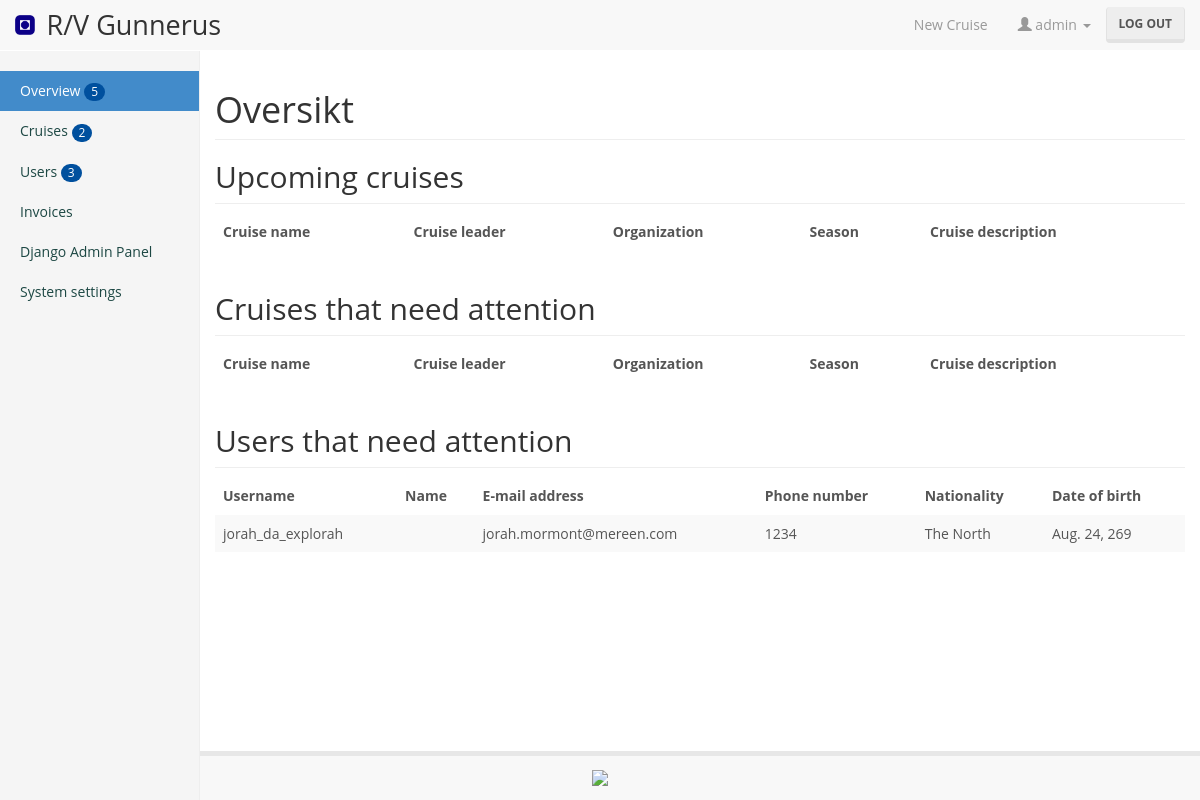
Page /admin (signed in) on the earlier database version.
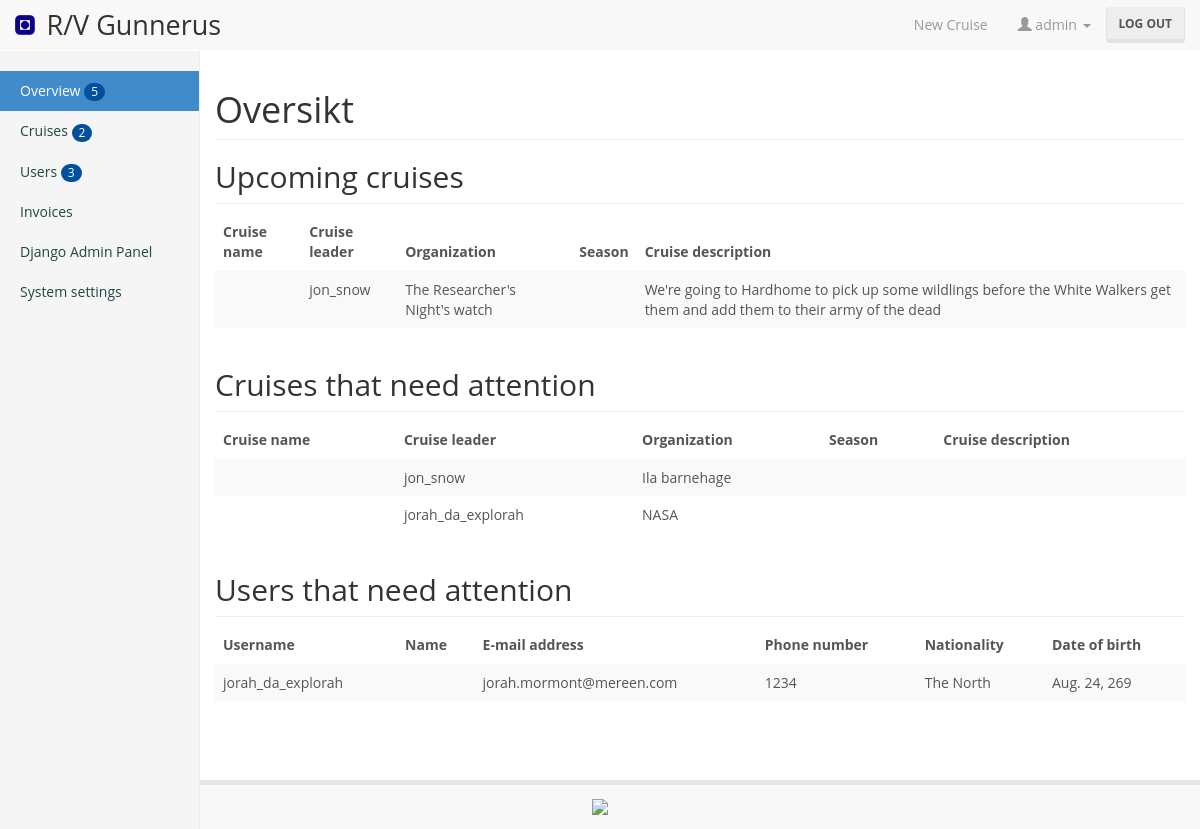
Same page on the later database version.
### reserver/models.py (models this page shows, shortened)
class UserData(models.Model):
	organization = models.ForeignKey(Organization, on_delete=models.SET_NULL, null=True)
	user = models.OneToOneField(User, on_delete=models.CASCADE)
	role = models.CharField(max_length=50, blank=True, default='')
	phone_number = models.CharField(max_length=50, blank=True, default='')
	nationality = models.CharField(max_length=50, blank=True, default='')
	is_crew = models.BooleanField(default=False)
	date_of_birth = models.DateField(blank=True, null=True)

class Cruise(models.Model):
	leader = models.ForeignKey(User, related_name='leader')
	organization = models.ForeignKey(Organization, on_delete=models.SET_NULL, null=True)
	owner = models.ManyToManyField(User, related_name='owner', blank=True)
	description = models.CharField(max_length=1000, blank=True, default='')
	is_submitted = models.BooleanField(default=False)
	terms_accepted = models.BooleanField(default=False)
	is_deleted = models.BooleanField(default=False)
	information_approved = models.BooleanField(default=False)
	cruise_approved = models.BooleanField(default=False)
	last_edit_date = models.DateTimeField(blank=True, null=True)
	submit_date = models.DateTimeField(blank=True, null=True)
	student_participation_ok = models.BooleanField(default=True)
	no_student_reason = models.CharField(max_length=200, blank=True, default='')
	management_of_change = models.CharField(max_length=200, blank=True, default='')
	safety_clothing_and_equipment = models.CharField(max_length=200,  blank=True, default='')
	safety_analysis_requirements = models.CharField(max_length=200, blank=True, default='')
	number_of_participants = models.PositiveSmallIntegerField(blank=True, null=True)
	def was_edited_recently(self):
		now = timezone.now()
		return now - datetime.timedelta(days=1) <= self.edit_date <= now
	was_edited_recently.admin_order_field = 'edit_date'
	was_edited_recently.boolean = True
	was_edited_recently.short_description = 'Edited recently?'

class Organization(models.Model):
	name = models.CharField(max_length=200)
	is_NTNU = models.BooleanField()

### reserver/views.py (the view)
# urls.py: url(r'^admin', login_required(user_passes_test(lambda u: u.is_superuser)(views.admin_view))),
def admin_view(request):
	upcoming_cruises = list(set(list(Cruise.objects.filter(information_approved=True).filter(cruiseday__event__end_time__gte=datetime.datetime.now()))))
	cruises_need_attention = list(Cruise.objects.filter(Q(is_submitted=True) & (Q(description=''))))
	users_not_verified = list(UserData.objects.filter(role='not_approved'))
	messages.add_message(request, messages.WARNING, 'Warning: %s cruise(s), which are due in under a week, are missing information.' % str(len(cruises_need_attention)))
	messages.add_message(request, messages.INFO, 'Info: %s user(s) need attention.' % str(len(users_not_verified)))
	return render(request, 'reserver/admin.html', {'upcoming_cruises':upcoming_cruises, 'cruises_need_attention':cruises_need_attention, 'users_not_verified':users_not_verified})

### reserver/templates/reserver/admin.html (shortened to what this page needs)
{% extends 'reserver/base.html' %}
{% load bootstrap3 %}
{% block content %}
<div class="container-fluid">
  <div class="row">
	<div class="col-sm-3 col-md-2 sidebar">
	  <ul class="nav nav-sidebar">
		<li class="active"><a href="#">Overview <span class="badge">5</span></a></a></li>
		<li><a href="#">Cruises <span class="badge">2</span></a></a></li>
		<li><a href="#">Users <span class="badge">3</span></a></li>
		<li><a href="#">Invoices</a></li>
		<li><a href="/admin/django/">Django Admin Panel</a></li>
		<li><a href="#">System settings</a></li>
	  </ul>
	</div>
	<div class="col-sm-9 col-sm-offset-3 col-md-10 col-md-offset-2 main">
	  <h1 class="page-header">Oversikt</h1>
	  <h2 class="sub-header">Upcoming cruises</h2>
	  <div class="table-responsive">
		<table class="table table-striped">
		  <thead>
			<tr>
			  <th>Cruise name</th>
			  <th>Cruise leader</th>
			  <th>Organization</th>
			  <th>Season</th>
			  <th>Cruise description</th>
			</tr>
		  </thead>
		  <tbody>
			{% for cruise in upcoming_cruises %}
			<tr>
			  <td>{{  cruise.name }}</td>
			  <td>{{  cruise.leader.get_username }}</td>
			  <td>{{  cruise.organization.name }}</td>
			  <td>{{  cruise.season.name }}</td>
			  <td>{{  cruise.description }}</td>
			</tr>
			{% endfor %}
		  </tbody>
		</table>
	  </div>
	  <h2 class="sub-header">Cruises that need attention</h2>
	  <div class="table-responsive">
		<table class="table table-striped">
		  <thead>
			<tr>
			  <th>Cruise name</th>
			  <th>Cruise leader</th>
			  <th>Organization</th>
			  <th>Season</th>
			  <th>Cruise description</th>
			</tr>
		  </thead>
		  <tbody>
			{% for cruise in cruises_need_attention %}
			<tr>
			  <td>{{  cruise.name }}</td>
			  <td>{{  cruise.leader.get_username }}</td>
			  <td>{{  cruise.organization.name }}</td>
			  <td>{{  cruise.season.name }}</td>
			  <td>{{  cruise.description }}</td>
			</tr>
			{% endfor %}
		  </tbody>
		</table>
	  </div>
	  <h2 class="sub-header">Users that need attention</h2>
	  <div class="table-responsive">
		<table class="table table-striped">
		  <thead>
			<tr>
			  <th>Username</th>
			  <th>Name</th>
			  <th>E-mail address</th>
			  <th>Phone number</th>
			  <th>Nationality</th>
			  <th>Date of birth</th>
			</tr>
		  </thead>
		  <tbody>
		  {% for user in users_not_verified %}
			<tr>
			  <td>{{ user.user.username }}</td>
			  <td>{{ user.user.get_full_name }}</td>
			  <td>{{ user.user.email }}</td>
			  <td>{{ user.phone_number }}</td>
			  <td>{{ user.nationality }}</td>
			  <td>{{ user.date_of_birth }}</td>
			</tr>
			{% endfor %}
		  </tbody>
		</table>
	  </div>
	</div>
  </div>
</div>
{% endblock %}

### reserver/templates/reserver/base.html (shortened to what this page needs)
{% load static %}
{% load bootstrap3 %}
<!DOCTYPE html>
<html lang="en">
	<head>
		<link href='{% static "reserver/styles/gunnerus_bootstrap.min.css" %}' rel="stylesheet">
		<link href='{% static "reserver/styles/gunnerus.css" %}' rel="stylesheet">
		<link href='{% static "reserver/styles/calendar.css" %}' rel="stylesheet">
	</head>
	<body class="mainPage">
		<nav class="navbar navbar-default navbar-fixed-top">
			<div class="container-fluid">
				<div class="navbar-header">
					<a class="navbar-brand" href="/">
						<img alt="NTNU-logo" src='{% static "reserver/img/Logo-Ntnu.png" %}'> <span>R/V Gunnerus</span>
					</a>
				</div>
				<div class="collapse navbar-collapse" id="navbar">
					{% if user.is_authenticated %}
					<form action="/logout/" method="post" class="navbar-form navbar-right">
						<button type="submit" class="btn btn-default">Log out</button>
					</form>
					{% endif %}
					<ul class="nav navbar-nav navbar-right">
						{% if user.is_authenticated %}
						<li><a href="/cruises/add/">New Cruise</a></li>
						<ul class="nav navbar-nav navbar-right">
							<li class="dropdown">
								<a href="#" class="dropdown-toggle" data-toggle="dropdown" role="button" aria-haspopup="true" aria-expanded="false"><span class="glyphicon glyphicon-user" aria-hidden="true"></span> {{ user.get_username }} <span class="caret"></span></a>
							</li>
						</ul>
						{% else %}
						<li><a href="/cruises/add/">New Cruise</a></li>
						<li><a href="/register/">Register User</a></li>
						{% endif %}
					</ul>
				</div>
			</div>
		</nav>
		{% block content %}
		{% endblock %}
		<div class="footer container-fluid">
			<a href="http://ntnu.no"><img src='{% static "reserver/img/hovedlogo_eng.png" %}'></a>
		</div>
		<link rel="stylesheet" href="https://maxcdn.bootstrapcdn.com/font-awesome/4.4.0/css/font-awesome.min.css">
	</body>
</html>

### reserver/static/reserver/styles/gunnerus.css (style rules this page uses)
.navbar-brand img { height: 100%; display: inline; vertical-align: baseline; }
.navbar-brand span { font-size: 1.5em; margin-left: 0.25em; }
.navbar { margin-bottom: 0px; }
body { padding-top: 50px; position: relative; padding-bottom: 7.75em; min-height: 100vh; }
.footer { width: 100%; margin-top: 1em; text-align: center; background: #f8f8f8; border-top: 5px solid #e7e7e7; position: absolute; bottom: 0; left: 0; }
.footer img { height: 6em; padding: 1em; }
body { padding-top: 50px; }
.sub-header { padding-bottom: 10px; border-bottom: 1px solid #eee; }
.navbar-fixed-top { border: 0; }
.sidebar { display: none; }
@media (min-width: 768px) { .sidebar { position: fixed; top: 51px; bottom: 0; left: 0; z-index: 1000; display: block; padding: 20px; overflow-x: hidden; overflow-y: auto; background-color: #f5f5f5; border-right: 1px solid #eee; } }
.nav-sidebar { margin-right: -21px; margin-bottom: 20px; margin-left: -20px; }
.nav-sidebar > li > a { padding-right: 20px; padding-left: 20px; }
.nav-sidebar > .active > a, .nav-sidebar > .active > a:hover, .nav-sidebar > .active > a:focus { color: #fff; background-color: #428bca; }

Differences in the rows shown:
now on this page (row edited): Cruise: leader.get_username "jon_snow", organization.name "The Researcher's Night's watch", description "We're going to Hardhome to pick up some wildlings before the White Walkers get them and add them to their army of the dead", shown under "Upcoming cruises"
now on this page (row edited): Cruise: leader.get_username "jon_snow", organization.name "Ila barnehage", shown under "Cruises that need attention"
added Cruise: leader.get_username "jorah_da_explorah", organization.name "NASA", shown under "Cruises that need attention"
